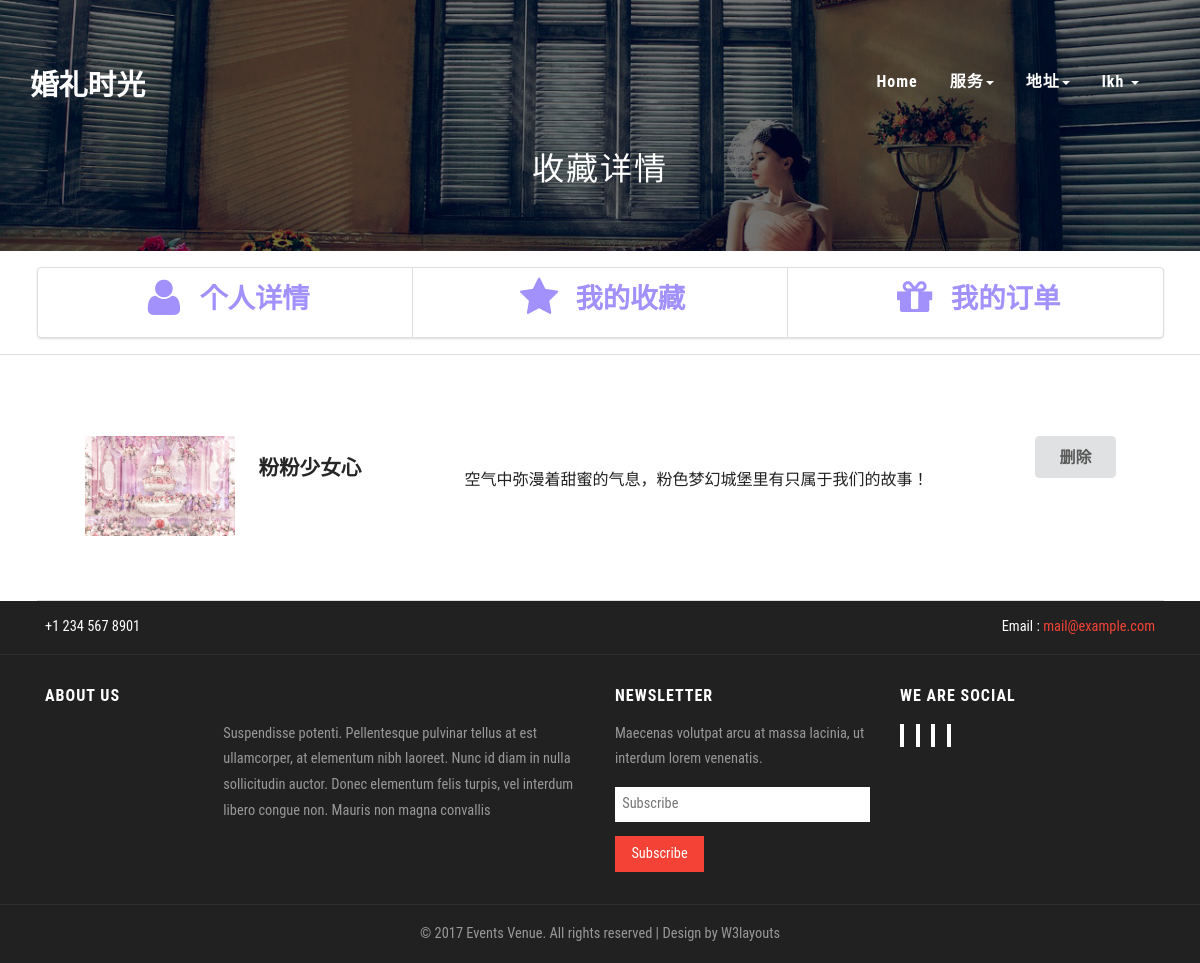
The app's page /person-fav/ (signed in) with its own data.
### Web/models.py (models this page shows, shortened)
class UserProfile(models.Model):#客户信息
    belong_to = models.OneToOneField(to=User)#名字密码等
    profile_image = models.FileField(upload_to='store/userimg',default='images/matt.jpg',null=True,blank=True)
    email = models.EmailField(null=True,blank = True)
    ident_name = models.CharField(max_length=12,default='',null=True,blank = True)
    sex_s = {
        ('man','man'),
        ('woman','woman'),
    }
    sex = models.CharField(choices = sex_s,default='man' ,max_length=5)
    location = models.ForeignKey(to=City,null=True,blank = True)
    ident_kind = models.ForeignKey(to=ident_Kind,default=1)
    phone = models.CharField(max_length=11,default='')
    is_ident = models.BooleanField(default=False)
    ident = models.CharField(max_length=18,null=True,blank = True)
    is_C_man = models.BooleanField(default=False)
    is_W_man = models.BooleanField(default=False)
    def __str__(self):
        return self.belong_to.username

class Fav(models.Model):#收藏
    fav_user = models.ForeignKey(to=UserProfile)
    fav_ser = models.ForeignKey(to = C_S)

class C_S(models.Model):#存服务
    belong = models.ForeignKey(to=Company)#所属公司
    topic = models.CharField(max_length=30 , default='unnamed_S|C')#主题
    public_like = models.PositiveIntegerField(default=0)#喜好程度
    icon = models.ImageField(upload_to='store/icon')#图标
    introduction = models.TextField(max_length=255,default='null')#介绍
    index_flag = models.CharField(max_length=20,default='',null=True,blank = True)
    service_kind = models.ForeignKey(to=server_choices)#服务种类
    minprice = models.DecimalField(max_digits=8,decimal_places=2,default = 0,null=True,blank=True)#价格999999.99
    maxprice = models.DecimalField(max_digits=8,decimal_places=2,default = 0,null=True,blank=True)#价格999999.99
    detail = models.TextField(max_length=255,default='null',null=True,blank = True)#细节参数
    create_time = models.DateField(auto_now_add=True)#创建日期
    graph_count = models.IntegerField(default=0)#包含图片数
    writed_time = models.DateField(auto_now=True)#修改日期

### Web/views.py (the view)
# urls.py: url(r'^person-fav/',person_fav),
def person_fav(request):
    context={}
    if isinstance(request.user,User):
        user = UserProfile.objects.get(belong_to = request.user)
    else:
        return redirect(to='/index/')
    cities = City.objects.all()
    ser_kind = server_choices.objects.all()
    favs = Fav.objects.filter(fav_user = user)
    context['User']=user
    context['city']=cities
    context['favs']=favs
    return render(request,'person-fav.html',context=context)

### Web/models.py (called while the page is built)
    def __str__(self):
        return str(self.id) + self.city_name

### Web/templates/person-fav.html (shortened to what this page needs)
<!DOCTYPE html>
{% load staticfiles %}
<html lang="en">
<head>
<link rel="stylesheet" href="{% static '/css/semantic.css' %}" media="screen" title="no title" charset="utf-8">
<link href="{% static '/css/bootstrap.css' %}" rel="stylesheet" type="text/css" media="all" />
<link rel="stylesheet" href="{% static '/css/style.css' %}" type="text/css" media="all" />
</head>
<body>
	<div class="banner">
        {% include "header.html" %}
		<div class="agileinfo-top-heading">
			<h2>收藏详情</h2>
		</div>
    </div>
<div class="">
        <div class="ui vertical horizontal segments container">
                <div class="ui right aligned vertical segment">
                    <a href="../../person/">
                        <h5 class="ui large violet header center aligned inverted">
                            <i class="user outline icon"></i>个人详情
                        </h5>
                    </a>
                </div>
                <div class="ui vertical segment">
                    <h4 class="ui large violet header center aligned inverted ">
                        <i class="star outline icon"></i>我的收藏
                    </h4>
                </div>
                <div class="ui left aligned vertical segment">
                    <a href="../../person-list/">
                        <h5 class="ui large violet header center aligned inverted">
                            <i class="gift icon"></i>我的订单
                        </h5>
                    </a>
                </div>
            </div>
            <div class="ui divider"></div>
        <div class="ui vertical segment container">
                <div class="ui center aligned very padded vertical segment container">
                        <div class="ui ">
                            <div class="ui link items">
                                {% for fav in favs %}
                                <div class="segment item">
                                  <div class="ui small image">
                                    <img src="/store/{{fav.fav_ser.icon}}">
                                  </div>
                                  <div class="content">
                                    <a class="header left floated" href="../../single/{{fav.fav_ser.id}}">{{fav.fav_ser.topic}}</a>&nbsp;
                                    <a class="ui right floated button" href="../../single/{{fav.fav_ser.id}}/del/personfav">删除</a>
                                    <div class="description ">
                                      <p>{{fav.fav_ser.introduction|truncatewords:50}}</p>
                                    </div>
                                  </div>
                                </div>
                                {% endfor %}
                        </div>
                    </div>
        </div>
</div>
    <footer>
    {% include "footer.html" %}
    </footer>
</body>
</html>

### Web/templates/header.html (shortened to what this page needs)
{% load staticfiles %}
<link rel="stylesheet" href="{% static '/css/style.css' %}" type="text/css" media="all" />
    <div class="header">
        <div class="container">
            <div class="header-left">
                <div class="w3layouts-logo">
                    <h1>
                        <a href="../../index/"> 婚礼时光</a>
                    </h1>
                </div>
            </div>
            <div class="top-nav">
                <nav class="navbar navbar-default">
                    <div class="collapse navbar-collapse" id="bs-example-navbar-collapse-1">
                        <ul class="nav navbar-nav">
                            <li><a class="" href="../../index/">Home</a></li>
                            <li>
                                <a href="#" class="dropdown-toggle hvr-bounce-to-bottom" data-toggle="dropdown" role="button" aria-haspopup="true" aria-expanded="false">服务<span class="caret"></span></a>
                            </li>
                            <li class="">
                                <a href="#" class="dropdown-toggle hvr-bounce-to-bottom" data-toggle="dropdown" role="button" aria-haspopup="true" aria-expanded="false">地址<span class="caret"></span></a>
                            </li>
                            {% if User %}
                            <li>
                                <a href="#" class="dropdown-toggle hvr-bounce-to-bottom" data-toggle="dropdown" role="button" aria-haspopup="true" aria-expanded="false">
                                    <img class="" src="{{user.icon.url}}" alt="">{{User}}
                                    <span class="caret"></span></a>
                            </li>
                            {% else %}
                                <li class="ui right float"><a href="../../login/">login</a></li>
                            {% endif %}
                        </ul>
                        <div class="clearfix"> </div>
                    </div>
                </nav>
            </div>
            <div class="clearfix"></div>
        </div>
    </div>

### Web/static/css/style.css (style rules this page uses)
body a { transition: 0.5s all; -webkit-transition: 0.5s all; -o-transition: 0.5s all; -moz-transition: 0.5s all; -ms-transition: 0.5s all; }
html, body { font-size: 100%; font-family: 'Roboto Condensed', sans-serif; }
body { background:#FFFFFF; }
.banner { background: url(../images/1.jpg) no-repeat 0px 0px; background-size: cover; padding: 3em 0 4em; }
.header { padding: 1em 0; }
.header-left { float: left; }
.w3layouts-logo h1 { margin: 0; }
.w3layouts-logo h1 a { color: #fff; font-size: .8em; text-transform: uppercase; text-decoration: none; font-weight: 600; font-family: 'Roboto Condensed', sans-serif; }
.top-nav { margin: .5em 0 0 0; float: right; }
.top-nav ul { padding: 0; margin: 0; }
.top-nav ul li { display: inline-block; margin: 0 1em; float: left; }
ul.nav.navbar-nav { float: right; }
.navbar-default { background: none; border: none; margin: 0; }
.navbar { min-height: 0; }
.top-nav ul li a { color: #fff !important; font-size: 1em; margin: 0; text-decoration: none; padding: 0; font-weight: 600; font-family: 'Roboto Condensed', sans-serif; letter-spacing: 1px; }
footer { background:#212121; }
.agileinfo-top-heading { margin:2em 0 0 0; }
.agileinfo-top-heading h2 { color: #FFFFFF; font-size: 2em; margin: 0; font-weight: 100; font-family: 'Pacifico', cursive; letter-spacing: 2px; text-align:center; }

### records on screen
UserProfile: belong_to.username "lkh"
Fav: fav_ser.icon (picture), fav_ser.topic "粉粉少女心", fav_ser.introduction "空气中弥漫着甜蜜的气息，粉色梦幻城堡里有只属于我们的故事！"
